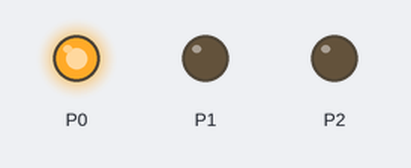
A program run on a simulated BBC micro:bit (MakeCode). Shown: output pins drawn as LEDs (lit = HIGH).

Above: at 0.05 s.
At 1.43 s:
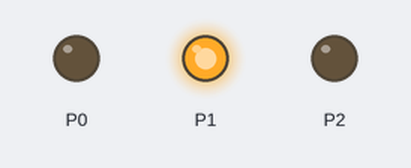
At 2.81 s:
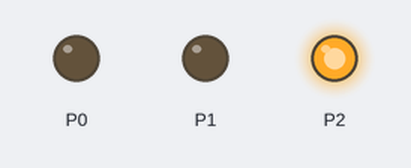
Timing chart, 0 to 3.1 s (numbered marks = the images above):
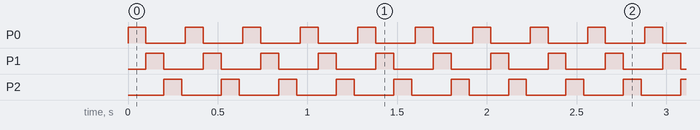

The program:

main.ts
```typescript
basic.forever(function () {
    pins.digitalWritePin(DigitalPin.P0, 1)
    basic.pause(100)
    pins.digitalWritePin(DigitalPin.P0, 0)
    pins.digitalWritePin(DigitalPin.P1, 1)
    basic.pause(100)
    pins.digitalWritePin(DigitalPin.P1, 0)
    pins.digitalWritePin(DigitalPin.P2, 1)
    basic.pause(100)
    pins.digitalWritePin(DigitalPin.P2, 0)
})
```

test.ts
```typescript
// i test vanno qui; questi non saranno compilati quando questo pacchetto viene usato come estensione.
```

Measured:
- by itself, P0–2: alternates HIGH for 0.10 s and LOW for 0.22 s
